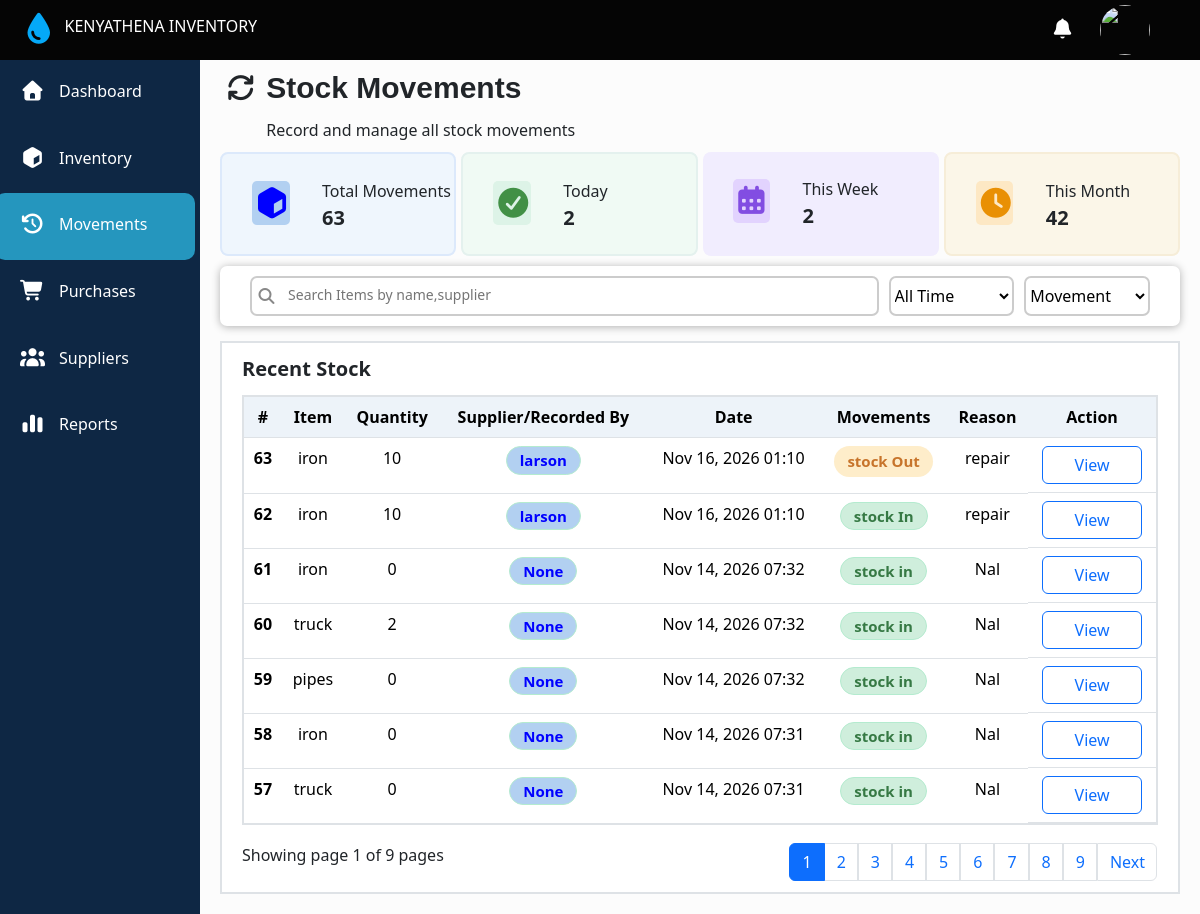
The page /stockmovements/ on the database as committed earlier.
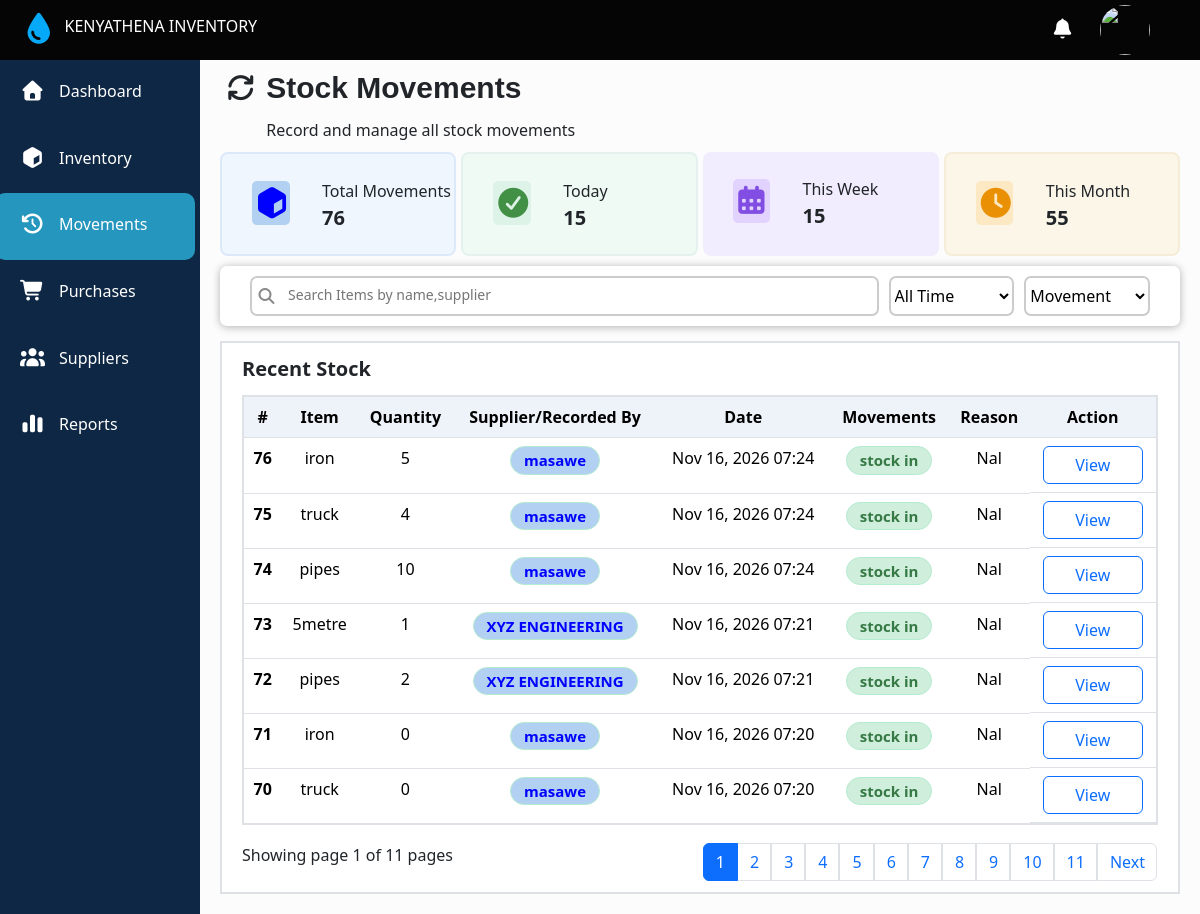
The same page on the database as committed later.
### main/models.py (models this page shows, shortened)
class StockMovements(models.Model):
  Movement_type=[
    ('in','Stock In'),
    ('Out','Stock Out'),
  ]
  item = models.CharField(max_length=200)
  quantity = models.PositiveIntegerField()
  supplier_issued_to = models.CharField(max_length=200,null=True,blank=True)
  date=models.DateTimeField(auto_now_add=True)
  movement = models.CharField(max_length=200,choices=Movement_type)
  reason = models.CharField(max_length=300,null=True,blank=True)
  note = models.CharField(max_length=1000,null=True,blank=True)

### main/views.py (the view)
# urls.py: path('stockmovements/',views.stockMovements,name='stockmovements'),
def stockMovements(request):
  stock_movements = StockMovements.objects.all().order_by('-id')
  today = timezone.localdate()
  start_of_week = today - timedelta(days=today.weekday())
  stock_movements_counts = stock_movements.count()
  today_count = stock_movements.filter(date__date=today).count()
  this_week_movements = stock_movements.filter(date__date__gte=start_of_week, date__date__lte=today).count()
  this_month_movements = stock_movements.filter(date__date__month=today.month, date__date__year=today.year).count()
  search_stock_movements = request.GET.get('q','').strip()
  if search_stock_movements:
    stock_movements= stock_movements.filter(
      Q(item__icontains=search_stock_movements)|
      Q(movement__icontains=search_stock_movements)
    )
  selected_status = request.GET.get('status','').strip()
  selected_movement_status = request.GET.get('movement_status','').strip()
  if selected_status == 'Today':
   stock_movements = stock_movements.filter(date__date=today)
  elif selected_status == 'This Week':
    stock_movements = stock_movements.filter(date__date__gte=start_of_week, date__date__lte=today)
  elif selected_status == 'This Month':
   stock_movements = stock_movements.filter(date__date__month=today.month, date__date__year=today.year)
  if selected_movement_status in dict(StockMovements.Movement_type):
   stock_movements = stock_movements.filter(movement=selected_movement_status)
  paginator = Paginator(stock_movements, 7)
  page_number = request.GET.get('page')
  page_obj = paginator.get_page(page_number)
  context = {
    'stock_movements': stock_movements,
    'page_obj': page_obj,
    'today_count':today_count,
    'this_week_movements': this_week_movements,
    'this_month_movements': this_month_movements,
    'stock_movements_counts':stock_movements_counts,
    'selected_status':selected_status,
    'search_stock_movements':search_stock_movements,
    'selected_movement_status':selected_movement_status,
  }
  return render(request, 'main/stock_movements.html', context)

### main/templates/main/stock_movements.html (shortened to what the changed rows need)
{% extends 'main/base.html' %}
{% block content %}
    <div class="status">
      <div class="updates">
        <div>
          <span>Total Movements</span>
          <span class="number">{{stock_movements_counts}}</span>
        </div>
      </div>
      <div class="updates" style="background-color:rgb(240, 250, 244);border: 2px solid rgb(228, 241, 238);">
        <div>
          <span>Today</span>
          <span class="number">{{today_count}}</span>
        </div>
      </div>
      <div class="updates" style="background-color:rgb(241, 237, 254);border: 2px solid rgb(227, 224, 252));">
        <div>
          <span>This Week</span>
          <span class="number">{{this_week_movements}}</span>
        </div>
      </div>
      <div class="updates" style="background-color:rgb(251, 246, 232);border: 2px solid rgb(246, 237, 216);">
        <div>
          <span>This Month</span>
          <span class="number">{{this_month_movements}}</span>
        </div>
      </div>
    </div>
    <div class="recent-inventory-table" id="recent-inventory-table">
      <table class="table" id="inventory-table">
        <thead>
          <tr>
            <th  scope="col">#</th>
            <th scope="col">Item</th>
            <th scope="col">Quantity</th>
            <th scope="col">Supplier/Recorded By</th>
            <th scope="col">Date</th>
            <th scope="col">Movements</th>
            <th scope="col">Reason</th>
             <th scope="col">Action</th>
          </tr>
        </thead>
        <tbody>
          {% for item in page_obj.object_list %}
          <tr>
            <th scope="row">{{item.id}}</th>
            <td>{{item.item}}</td>
            <td>{{item.quantity}}</td>
            {% if item.supplier_issued_to == request.user.username %}
            <td >
              <span class="movement-badge">{{item.supplier_issued_to}}</span>
            </td>
            {% else %}
            <td>
              <span class="movement-supplier">{{item.supplier_issued_to}}</span>
            </td>
            {% endif %}
            <td>{{item.date|date:"M d, Y H:i"}}</td>
            {% if item.movement == 'Out' %}
            <td>
               <span class="movement_Out">stock {{item.movement}}</span>
            </td>
            {% else %}
            <td>
               <span class="movement_In">stock {{item.movement}}</span>
            </td>
            {% endif %}
            <td>{{item.reason|truncatechars:15}}</td>
            <td class="Action">
               <a type="button" class="btn btn-outline-primary" href="{% url 'stockmovements_details' item.id %}">View </a>
            </td>
          </tr>
         {% endfor %}
        </tbody>
      </table>
      <div class="last-part">
        <div class="last-part-start">
          Showing page {{ page_obj.number }} of {{ page_obj.paginator.num_pages }} pages
        </div>
        <div class="action">
        <nav aria-label="...">
            <ul class="pagination">
              {% for num in page_obj.paginator.page_range %}
                {% if page_obj.number == num %}
                  <li class="page-item active"><a class="page-link" href="?movement_status={{selected_movement_status}}&status={{selected_status}}&q={{search_stock_movements|urlencode}}&page={{ num }}#inventory-table">{{ num }}</a></li>
                {% else %}
                  <li class="page-item"><a class="page-link" href="?movement_status={{selected_movement_status}}&status={{selected_status}}&q={{search_stock_movements|urlencode}}&page={{ num }}#inventory-table">{{ num }}</a></li>
                {% endif %}
              {% endfor %}
            </ul>
        </nav>
        </div>
      </div>
    </div>
{% endblock content %}

Rows that differ between the two databases and show on the page:
no longer on this page (row unchanged): StockMovements: id "63", item "iron", quantity "10", supplier_issued_to "larson", date "Nov 16, 2026 01:10", movement "Out", reason "repair"
no longer on this page (row unchanged): StockMovements: id "62", item "iron", quantity "10", supplier_issued_to "larson", date "Nov 16, 2026 01:10", movement "In", reason "repair"
no longer on this page (row unchanged): StockMovements: id "61", item "iron", quantity "0", supplier_issued_to "None", date "Nov 14, 2026 07:32", movement "in", reason "Nal"
no longer on this page (row unchanged): StockMovements: id "60", item "truck", quantity "2", supplier_issued_to "None", date "Nov 14, 2026 07:32", movement "in", reason "Nal"
no longer on this page (row unchanged): StockMovements: id "59", item "pipes", quantity "0", supplier_issued_to "None", date "Nov 14, 2026 07:32", movement "in", reason "Nal"
no longer on this page (row unchanged): StockMovements: id "58", item "iron", quantity "0", supplier_issued_to "None", date "Nov 14, 2026 07:31", movement "in", reason "Nal"
no longer on this page (row unchanged): StockMovements: id "57", item "truck", quantity "0", supplier_issued_to "None", date "Nov 14, 2026 07:31", movement "in", reason "Nal"
added StockMovements: id "76", item "iron", quantity "5", supplier_issued_to "masawe", date "Nov 16, 2026 07:24", movement "in", reason "Nal"
added StockMovements: id "75", item "truck", quantity "4", supplier_issued_to "masawe", date "Nov 16, 2026 07:24", movement "in", reason "Nal"
added StockMovements: id "74", item "pipes", quantity "10", supplier_issued_to "masawe", date "Nov 16, 2026 07:24", movement "in", reason "Nal"
added StockMovements: id "73", item "5metre", quantity "1", supplier_issued_to "XYZ ENGINEERING", date "Nov 16, 2026 07:21", movement "in", reason "Nal"
added StockMovements: id "72", item "pipes", quantity "2", supplier_issued_to "XYZ ENGINEERING", date "Nov 16, 2026 07:21", movement "in", reason "Nal"
added StockMovements: id "71", item "iron", quantity "0", supplier_issued_to "masawe", date "Nov 16, 2026 07:20", movement "in", reason "Nal"
added StockMovements: id "70", item "truck", quantity "0", supplier_issued_to "masawe", date "Nov 16, 2026 07:20", movement "in", reason "Nal"
Other text that changed with them:
{{ stock_movements_counts }}: "63" → "76"
{{ today_count }}: "2" → "15"
{{ this_week_movements }}: "2" → "15"
{{ this_month_movements }}: "42" → "55"
{{ page_obj.paginator.num_pages }}: "9" → "11"
new list line: "10"
new list line: "11"
